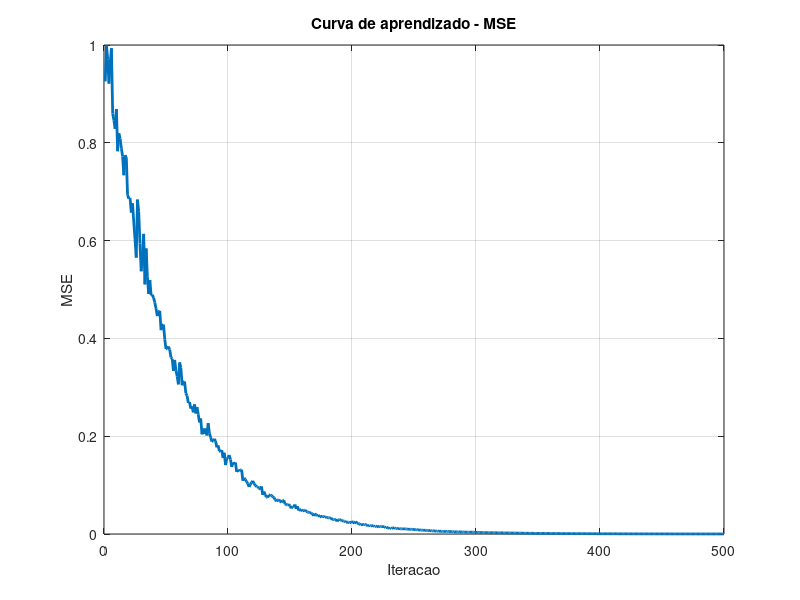
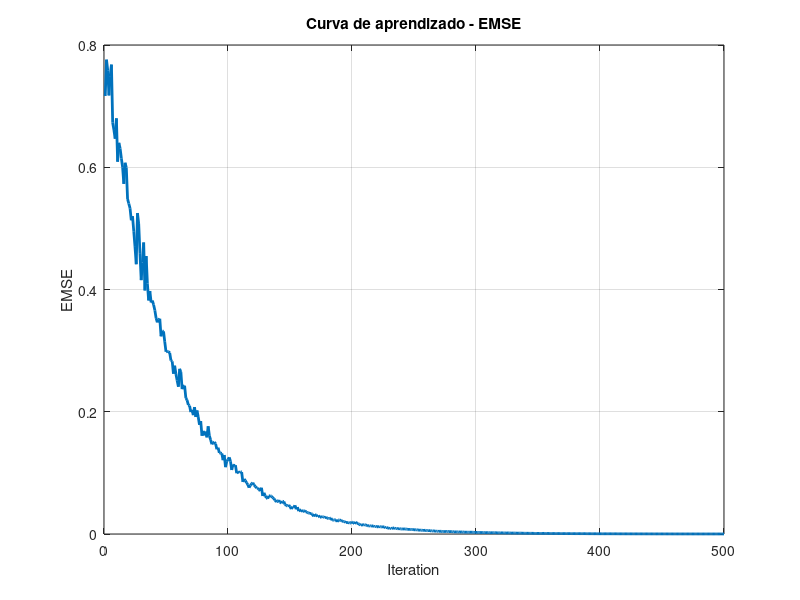

MATLAB code to generate these figures, in order:
wo = [-0.5247; -0.2060; 0.3324; -0.2631; 0.2358; 0.0304; 0.3525; -0.4812; -0.0485; -0.2964];

M = length(wo);
N = 500;           %número de iterações - semelhante ao batch_length de redes neurais
R = 1000;          %realizações - semelhante ao epochs de redes neurais, mas independentes entre si
mu = 0.01;         %passo de adaptação
mse = zeros(N,1);
emse = zeros(N,1);

for r = 1:R
   x = randn(N+M-1,1);   %entrada branca
   w = zeros(M,1);       %inicializando os pesos

   for n = 1:N %lembrando que, no MATLAB, o primeiro indice é 1!
       %nota: a.' é o vetor transposto de a
       %nota2: na linha a seguir, u = x(inicio:passo:fim), mas os
       %componentes do vetor w devem estar alinhados com os componentes da
       %entrada x de trás para frente, dada a fórmula do LMS
       u = x(n+M-1:-1:n);   
       d = wo.' * u;                            
       y = w.' * u;         
       e = d - y;           
       w = w + mu * e * u;  
          
       %acúmulo dos erros a cada iteração. No final, divide-se por R para
       %determinar o erro médio
       mse(n) = mse(n) + e^2;
       %vale o mesmo para o erro em excesso
       emse(n) = emse(n) + ((wo - w).' * u)^2;
   end

end

mse = mse / R;
emse = emse / R;

figure;
plot(mse,'LineWidth',2);
grid on;
xlabel('Iteracao');
ylabel('MSE');
title('Curva de aprendizado - MSE');
figure;
plot(emse,'LineWidth',2);
grid on;
xlabel('Iteration');
ylabel('EMSE');
title('Curva de aprendizado - EMSE');
